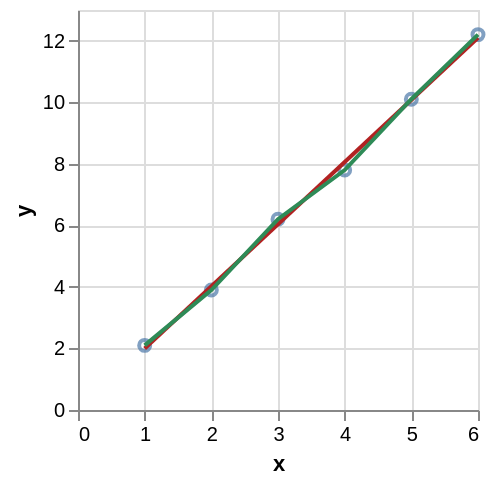

The Vega-Lite source for this figure:
### Vega-Lite specification from a JSON file in a GitHub repository (floating-point values rounded to 4 significant figures)
{"$schema": "https://vega.github.io/schema/vega-lite/v5.json", "width": 200, "height": 200, "data": {"values": [{"x": 1, "y": 2.1}, {"x": 2, "y": 3.9}, {"x": 3, "y": 6.2}, {"x": 4, "y": 7.8}, {"x": 5, "y": 10.1}, {"x": 6, "y": 12.2}]}, "layer": [{"mark": "point", "encoding": {"x": {"field": "x", "type": "quantitative"}, "y": {"field": "y", "type": "quantitative"}}}, {"mark": {"type": "line", "color": "firebrick"}, "transform": [{"regression": "y", "on": "x"}], "encoding": {"x": {"field": "x", "type": "quantitative"}, "y": {"field": "y", "type": "quantitative"}}}, {"mark": {"type": "line", "color": "seagreen"}, "transform": [{"loess": "y", "on": "x", "bandwidth": 0.6}], "encoding": {"x": {"field": "x", "type": "quantitative"}, "y": {"field": "y", "type": "quantitative"}}}]}
